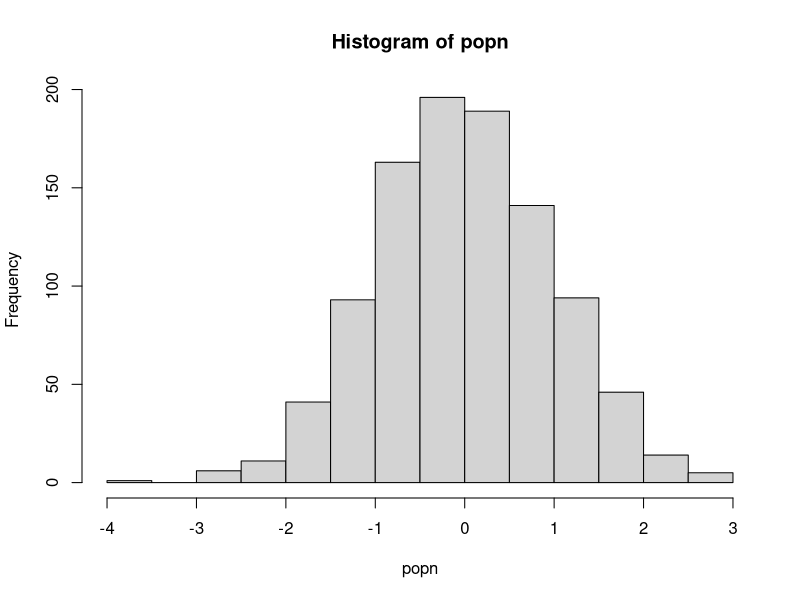

This chart was generated by the following R code:
######### Functions ##########

## A function to take a sample of size n from a population "popn" and return its mean
myexperiment <- function(popn,n){
    pop_sample <- sample(popn, n, replace = FALSE)
    return(mean(pop_sample))
}

## Calculate means using a for loop without preallocation:
loopy_sample1 <- function(popn, n, num){
    result1 <- vector() #Initialize empty vector of size 1 
    for(i in 1:num){
        result1 <- c(result1, myexperiment(popn, n))
    }
    return(result1)
}

## To run "num" iterations of the experiment using a for loop on a vector with preallocation:
loopy_sample2 <- function(popn, n, num){
    result2 <- vector(,num) #Preallocate expected size
    for(i in 1:num){
        result2[i] <- myexperiment(popn, n)
    }
    return(result2)
}

## To run "num" iterations of the experiment using a for loop on a list with preallocation:
loopy_sample3 <- function(popn, n, num){
    result3 <- vector("list", num) #Preallocate expected size
    for(i in 1:num){
        result3[[i]] <- myexperiment(popn, n)
    }
    return(result3)
}


## To run "num" iterations of the experiment using vectorization with lapply:
lapply_sample <- function(popn, n, num){
    result4 <- lapply(1:num, function(i) myexperiment(popn, n))
    return(result4)
}

## To run "num" iterations of the experiment using vectorization with lapply:
sapply_sample <- function(popn, n, num){
    result5 <- sapply(1:num, function(i) myexperiment(popn, n))
    return(result5)
}


### generate a population
popn <- rnorm(1000) # Generate the population
hist(popn)

### run and time the different funtions

n <- 20 # sample size for each experiment
num <- 1000 # Number of times to rerun the experiment

print("The loopy, non-preallocation approach takes:" )
print(system.time(loopy_sample1(popn, n, num)))

print("The loopy, but with preallocation approach takes:" )
print(system.time(loopy_sample2(popn, n, num)))

print("The loopy, non-preallocation approach on a list takes:" )
print(system.time(loopy_sample3(popn, n, num)))

print("The vectorized sapply approach takes:" )
print(system.time(sapply_sample(popn, n, num)))

print("The vectorized lapply approach takes:" )
print(system.time(lapply_sample(popn, n, num)))